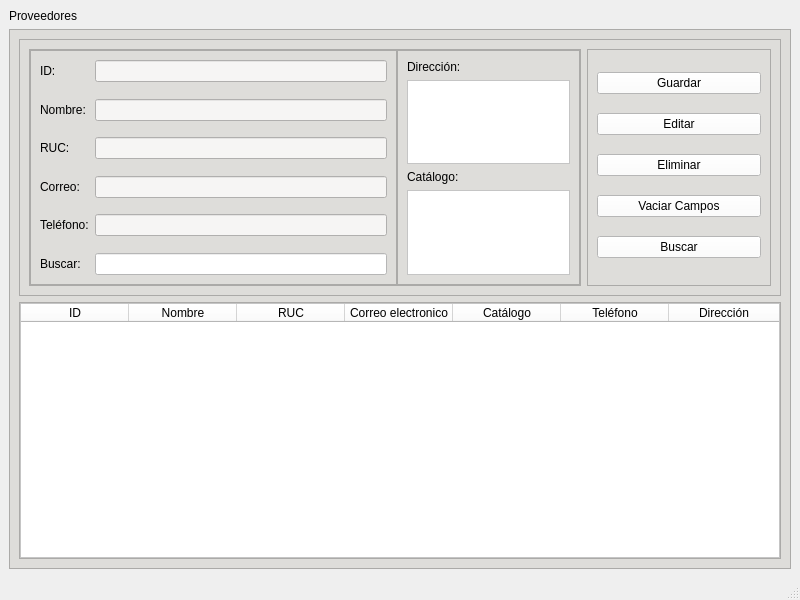
<?xml version="1.0" encoding="UTF-8"?>
<ui version="4.0">
 <class>Proveedores</class>
 <widget class="QMainWindow" name="Proveedores">
  <property name="geometry">
   <rect>
    <x>0</x>
    <y>0</y>
    <width>800</width>
    <height>600</height>
   </rect>
  </property>
  <property name="windowTitle">
   <string>Proveedores</string>
  </property>
  <property name="styleSheet">
   <string notr="true"/>
  </property>
  <widget class="QWidget" name="centralwidget">
   <layout class="QGridLayout" name="gridLayout_2">
    <item row="0" column="0">
     <widget class="QLabel" name="label">
      <property name="styleSheet">
       <string notr="true">font: 75 18pt &quot;MS Shell Dlg 2&quot;;</string>
      </property>
      <property name="text">
       <string>Proveedores</string>
      </property>
     </widget>
    </item>
    <item row="1" column="0">
     <widget class="QFrame" name="frame">
      <property name="styleSheet">
       <string notr="true">background-color: rgb(222, 221, 218);
</string>
      </property>
      <property name="frameShape">
       <enum>QFrame::StyledPanel</enum>
      </property>
      <property name="frameShadow">
       <enum>QFrame::Raised</enum>
      </property>
      <layout class="QVBoxLayout" name="verticalLayout_2" stretch="1,1">
       <item>
        <widget class="QFrame" name="frame_2">
         <property name="styleSheet">
          <string notr="true"/>
         </property>
         <property name="frameShape">
          <enum>QFrame::StyledPanel</enum>
         </property>
         <property name="frameShadow">
          <enum>QFrame::Raised</enum>
         </property>
         <layout class="QHBoxLayout" name="horizontalLayout" stretch="3,1">
          <item>
           <widget class="QFrame" name="frame_4">
            <property name="styleSheet">
             <string notr="true"/>
            </property>
            <property name="frameShape">
             <enum>QFrame::StyledPanel</enum>
            </property>
            <property name="frameShadow">
             <enum>QFrame::Raised</enum>
            </property>
            <layout class="QGridLayout" name="gridLayout" columnstretch="2,1">
             <property name="leftMargin">
              <number>0</number>
             </property>
             <property name="topMargin">
              <number>0</number>
             </property>
             <property name="rightMargin">
              <number>0</number>
             </property>
             <property name="bottomMargin">
              <number>0</number>
             </property>
             <property name="spacing">
              <number>0</number>
             </property>
             <item row="0" column="0">
              <widget class="QFrame" name="frame_6">
               <property name="styleSheet">
                <string notr="true"/>
               </property>
               <property name="frameShape">
                <enum>QFrame::StyledPanel</enum>
               </property>
               <property name="frameShadow">
                <enum>QFrame::Raised</enum>
               </property>
               <layout class="QFormLayout" name="formLayout">
                <item row="0" column="0">
                 <widget class="QLabel" name="label_21">
                  <property name="styleSheet">
                   <string notr="true">font: 12pt &quot;MS Shell Dlg 2&quot;;</string>
                  </property>
                  <property name="text">
                   <string>ID:</string>
                  </property>
                 </widget>
                </item>
                <item row="0" column="1">
                 <widget class="QLineEdit" name="line_id">
                  <property name="enabled">
                   <bool>false</bool>
                  </property>
                  <property name="styleSheet">
                   <string notr="true">background-color: rgb(246, 245, 244);</string>
                  </property>
                 </widget>
                </item>
                <item row="2" column="0">
                 <widget class="QLabel" name="label_20">
                  <property name="styleSheet">
                   <string notr="true">font: 12pt &quot;MS Shell Dlg 2&quot;;</string>
                  </property>
                  <property name="text">
                   <string>Nombre:</string>
                  </property>
                 </widget>
                </item>
                <item row="2" column="1">
                 <widget class="QLineEdit" name="line_nombre">
                  <property name="enabled">
                   <bool>true</bool>
                  </property>
                  <property name="styleSheet">
                   <string notr="true">background-color: rgb(246, 245, 244);</string>
                  </property>
                 </widget>
                </item>
                <item row="4" column="0">
                 <widget class="QLabel" name="label_24">
                  <property name="styleSheet">
                   <string notr="true">font: 12pt &quot;MS Shell Dlg 2&quot;;</string>
                  </property>
                  <property name="text">
                   <string>RUC:</string>
                  </property>
                 </widget>
                </item>
                <item row="4" column="1">
                 <widget class="QLineEdit" name="line_ruc">
                  <property name="enabled">
                   <bool>true</bool>
                  </property>
                  <property name="styleSheet">
                   <string notr="true">background-color: rgb(246, 245, 244);</string>
                  </property>
                 </widget>
                </item>
                <item row="6" column="0">
                 <widget class="QLabel" name="label_25">
                  <property name="styleSheet">
                   <string notr="true">font: 12pt &quot;MS Shell Dlg 2&quot;;</string>
                  </property>
                  <property name="text">
                   <string>Correo:</string>
                  </property>
                 </widget>
                </item>
                <item row="6" column="1">
                 <widget class="QLineEdit" name="line_correo">
                  <property name="enabled">
                   <bool>true</bool>
                  </property>
                  <property name="styleSheet">
                   <string notr="true">background-color: rgb(246, 245, 244);</string>
                  </property>
                 </widget>
                </item>
                <item row="8" column="0">
                 <widget class="QLabel" name="label_22">
                  <property name="styleSheet">
                   <string notr="true">font: 12pt &quot;MS Shell Dlg 2&quot;;</string>
                  </property>
                  <property name="text">
                   <string>Teléfono:</string>
                  </property>
                 </widget>
                </item>
                <item row="8" column="1">
                 <widget class="QLineEdit" name="line_telefono">
                  <property name="enabled">
                   <bool>true</bool>
                  </property>
                  <property name="styleSheet">
                   <string notr="true">background-color: rgb(246, 245, 244);</string>
                  </property>
                 </widget>
                </item>
                <item row="10" column="0">
                 <widget class="QLabel" name="label_27">
                  <property name="styleSheet">
                   <string notr="true">font: 12pt &quot;MS Shell Dlg 2&quot;;</string>
                  </property>
                  <property name="text">
                   <string>Buscar:</string>
                  </property>
                 </widget>
                </item>
                <item row="10" column="1">
                 <widget class="QLineEdit" name="line_buscar_proveedores">
                  <property name="styleSheet">
                   <string notr="true">background-color: rgb(255, 255, 255);</string>
                  </property>
                 </widget>
                </item>
                <item row="9" column="1">
                 <spacer name="verticalSpacer">
                  <property name="orientation">
                   <enum>Qt::Vertical</enum>
                  </property>
                  <property name="sizeHint" stdset="0">
                   <size>
                    <width>20</width>
                    <height>40</height>
                   </size>
                  </property>
                 </spacer>
                </item>
                <item row="7" column="1">
                 <spacer name="verticalSpacer_2">
                  <property name="orientation">
                   <enum>Qt::Vertical</enum>
                  </property>
                  <property name="sizeHint" stdset="0">
                   <size>
                    <width>20</width>
                    <height>40</height>
                   </size>
                  </property>
                 </spacer>
                </item>
                <item row="5" column="1">
                 <spacer name="verticalSpacer_3">
                  <property name="orientation">
                   <enum>Qt::Vertical</enum>
                  </property>
                  <property name="sizeHint" stdset="0">
                   <size>
                    <width>20</width>
                    <height>40</height>
                   </size>
                  </property>
                 </spacer>
                </item>
                <item row="3" column="1">
                 <spacer name="verticalSpacer_4">
                  <property name="orientation">
                   <enum>Qt::Vertical</enum>
                  </property>
                  <property name="sizeHint" stdset="0">
                   <size>
                    <width>20</width>
                    <height>40</height>
                   </size>
                  </property>
                 </spacer>
                </item>
                <item row="1" column="1">
                 <spacer name="verticalSpacer_5">
                  <property name="orientation">
                   <enum>Qt::Vertical</enum>
                  </property>
                  <property name="sizeHint" stdset="0">
                   <size>
                    <width>20</width>
                    <height>40</height>
                   </size>
                  </property>
                 </spacer>
                </item>
               </layout>
              </widget>
             </item>
             <item row="0" column="1">
              <widget class="QFrame" name="frame_7">
               <property name="styleSheet">
                <string notr="true"/>
               </property>
               <property name="frameShape">
                <enum>QFrame::StyledPanel</enum>
               </property>
               <property name="frameShadow">
                <enum>QFrame::Raised</enum>
               </property>
               <layout class="QVBoxLayout" name="verticalLayout_3">
                <item>
                 <widget class="QLabel" name="label_23">
                  <property name="styleSheet">
                   <string notr="true">font: 12pt &quot;MS Shell Dlg 2&quot;;</string>
                  </property>
                  <property name="text">
                   <string>Dirección:</string>
                  </property>
                 </widget>
                </item>
                <item>
                 <widget class="QTextEdit" name="line_direccion">
                  <property name="styleSheet">
                   <string notr="true">background-color: rgb(255, 255, 255);</string>
                  </property>
                 </widget>
                </item>
                <item>
                 <widget class="QLabel" name="label_26">
                  <property name="styleSheet">
                   <string notr="true">font: 12pt &quot;MS Shell Dlg 2&quot;;</string>
                  </property>
                  <property name="text">
                   <string>Catálogo:</string>
                  </property>
                 </widget>
                </item>
                <item>
                 <widget class="QTextEdit" name="line_catalogo">
                  <property name="styleSheet">
                   <string notr="true">background-color: rgb(255, 255, 255);</string>
                  </property>
                 </widget>
                </item>
               </layout>
              </widget>
             </item>
            </layout>
           </widget>
          </item>
          <item>
           <widget class="QFrame" name="frame_5">
            <property name="styleSheet">
             <string notr="true"/>
            </property>
            <property name="frameShape">
             <enum>QFrame::StyledPanel</enum>
            </property>
            <property name="frameShadow">
             <enum>QFrame::Raised</enum>
            </property>
            <layout class="QVBoxLayout" name="verticalLayout_4">
             <item>
              <widget class="QPushButton" name="bt_Guardar">
               <property name="styleSheet">
                <string notr="true">background-color: rgb(255, 255, 255);</string>
               </property>
               <property name="text">
                <string>Guardar</string>
               </property>
              </widget>
             </item>
             <item>
              <widget class="QPushButton" name="bt_Editar">
               <property name="styleSheet">
                <string notr="true">background-color: rgb(255, 255, 255);</string>
               </property>
               <property name="text">
                <string>Editar</string>
               </property>
              </widget>
             </item>
             <item>
              <widget class="QPushButton" name="bt_Eliminar">
               <property name="styleSheet">
                <string notr="true">background-color: rgb(255, 255, 255);</string>
               </property>
               <property name="text">
                <string>Eliminar</string>
               </property>
              </widget>
             </item>
             <item>
              <widget class="QPushButton" name="bt_Vaciar">
               <property name="styleSheet">
                <string notr="true">background-color: rgb(255, 255, 255);</string>
               </property>
               <property name="text">
                <string>Vaciar Campos</string>
               </property>
              </widget>
             </item>
             <item>
              <widget class="QPushButton" name="bt_Buscar_Proveedor">
               <property name="styleSheet">
                <string notr="true">background-color: rgb(255, 255, 255);</string>
               </property>
               <property name="text">
                <string>Buscar</string>
               </property>
              </widget>
             </item>
            </layout>
           </widget>
          </item>
         </layout>
        </widget>
       </item>
       <item>
        <widget class="QFrame" name="frame_3">
         <property name="styleSheet">
          <string notr="true"/>
         </property>
         <property name="frameShape">
          <enum>QFrame::StyledPanel</enum>
         </property>
         <property name="frameShadow">
          <enum>QFrame::Raised</enum>
         </property>
         <layout class="QVBoxLayout" name="verticalLayout_5">
          <property name="spacing">
           <number>0</number>
          </property>
          <property name="leftMargin">
           <number>0</number>
          </property>
          <property name="topMargin">
           <number>0</number>
          </property>
          <property name="rightMargin">
           <number>0</number>
          </property>
          <property name="bottomMargin">
           <number>0</number>
          </property>
          <item>
           <widget class="QTableWidget" name="tb_Proveedor">
            <property name="cursor" stdset="0">
             <cursorShape>PointingHandCursor</cursorShape>
            </property>
            <property name="styleSheet">
             <string notr="true">background-color: rgb(255, 255, 255);</string>
            </property>
            <attribute name="horizontalHeaderDefaultSectionSize">
             <number>108</number>
            </attribute>
            <attribute name="horizontalHeaderStretchLastSection">
             <bool>true</bool>
            </attribute>
            <attribute name="verticalHeaderVisible">
             <bool>true</bool>
            </attribute>
            <column>
             <property name="text">
              <string>ID</string>
             </property>
            </column>
            <column>
             <property name="text">
              <string>Nombre</string>
             </property>
            </column>
            <column>
             <property name="text">
              <string>RUC</string>
             </property>
            </column>
            <column>
             <property name="text">
              <string>Correo electronico</string>
             </property>
            </column>
            <column>
             <property name="text">
              <string>Catálogo</string>
             </property>
            </column>
            <column>
             <property name="text">
              <string>Teléfono</string>
             </property>
            </column>
            <column>
             <property name="text">
              <string>Dirección</string>
             </property>
            </column>
           </widget>
          </item>
         </layout>
        </widget>
       </item>
      </layout>
     </widget>
    </item>
   </layout>
  </widget>
  <widget class="QStatusBar" name="statusbar"/>
 </widget>
 <resources/>
 <connections/>
</ui>
